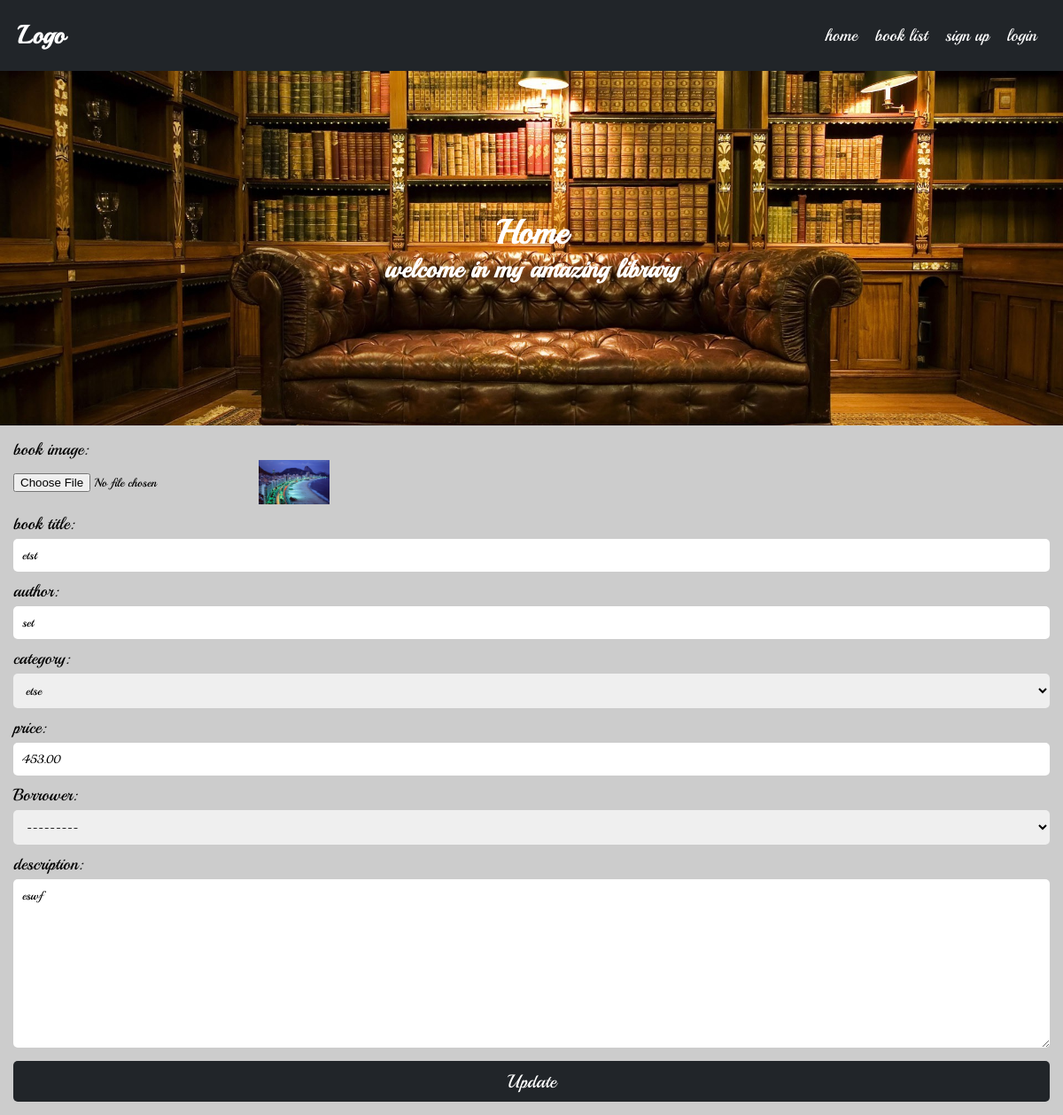
/books/update/sdfsdaf/, run on an earlier commit of the app's database.
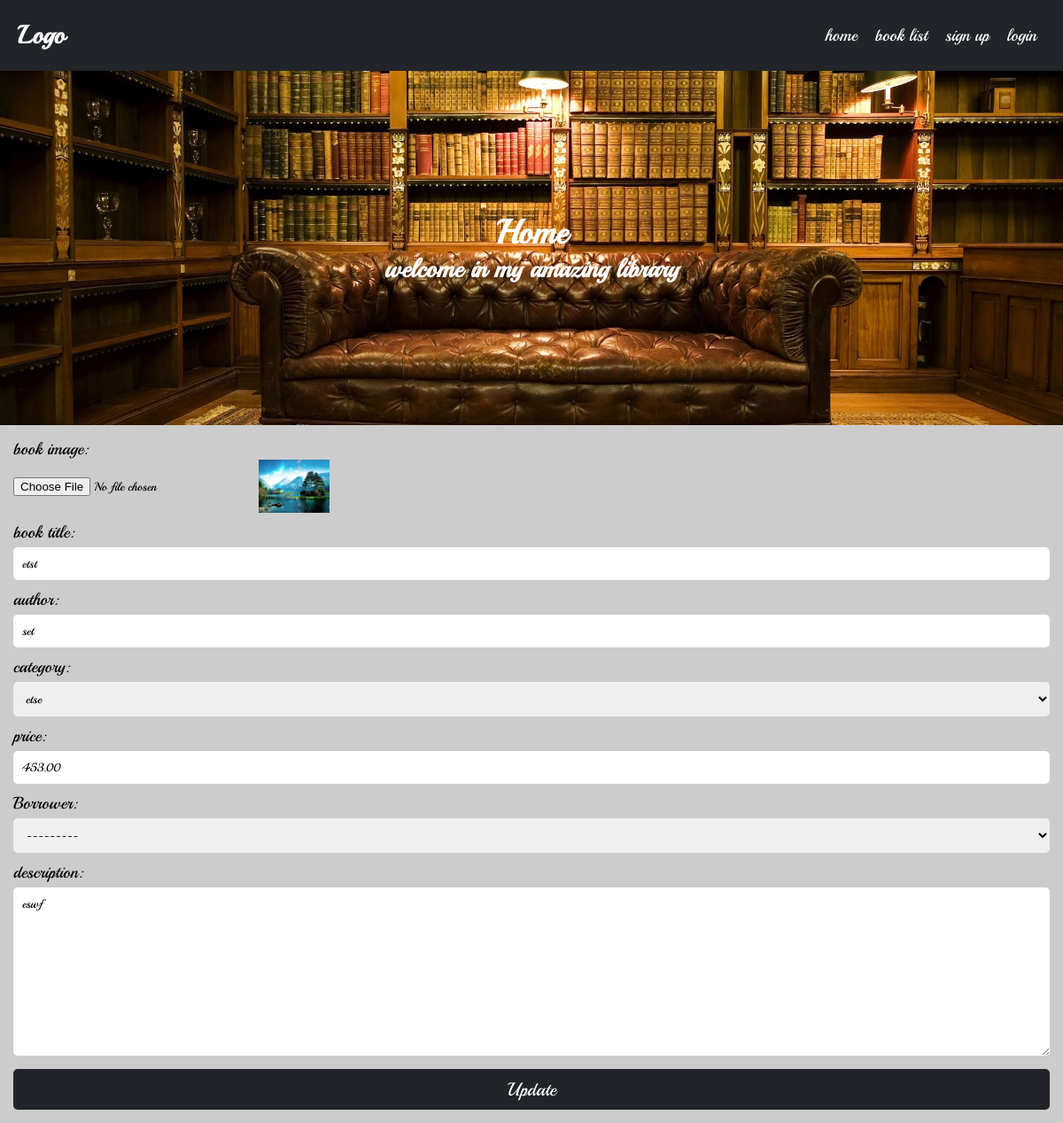
And on a later commit of the database.
### books/models.py (models this page shows, shortened)
class Book(BasicModel):
    uploaded_by = models.ForeignKey(User, on_delete=models.CASCADE, related_name='books')
    category = models.ForeignKey(Category, on_delete=models.CASCADE, related_name='books')
    viewers = models.ManyToManyField(User, through=Viewers, related_name='viewed_books')
    title = models.CharField(max_length=100)
    author = models.CharField(max_length=100)
    price = models.DecimalField(max_digits=5, decimal_places=2)
    description = models.TextField()
    borrower = models.ForeignKey(User, on_delete=models.SET_NULL, related_name='borrowed_books', null=True, blank=True)
    objects = BookManager()
    class Meta:
        verbose_name = 'Book'
        verbose_name_plural = 'Books'

class BookImage(BasicModel):
    image = models.ImageField(upload_to=book_cover_path, null=True, blank=True)
    book = models.OneToOneField(Book, on_delete=models.CASCADE, related_name='image', null=True, blank=True)
    class Meta:
        verbose_name = 'Book Image'
        verbose_name_plural = 'Book Images'
    @property
    def url(self):
        return self.image.url

### books/views.py (the view, shortened to what this page needs)
# urls.py: path('update/<slug:slug>/', views.BookUpdateView.as_view(), name='update_book'),
class BookUpdateView(UpdateView):
    model = Book
    form_class = UpdateBookForm
    template_name = 'books/update_book.html'
    def get_queryset(self):
        return Book.objects.active().filter(slug=self.kwargs['slug'])

### books/forms.py
class UpdateBookForm(forms.ModelForm):
    title = forms.CharField(max_length=100, required=True,widget=forms.TextInput(attrs={'placeholder': 'Enter the book title'}))
    author = forms.CharField(max_length=100, required=True,widget=forms.TextInput(attrs={'placeholder': 'Enter the book author'}))
    price = forms.DecimalField(max_digits=10, decimal_places=2, required=True,widget=forms.NumberInput(attrs={'placeholder': 'Enter the book price'}))
    description = forms.CharField(max_length=500, required=True,widget=forms.Textarea(attrs={'placeholder': 'Enter the book description'}))
    image = forms.FileField(required=False,widget=forms.FileInput(attrs={'placeholder': 'Upload the book image'}))
    class Meta:
        model = Book
        fields = ('title', 'author', 'price', 'category', 'description', 'image','borrower')

### books/models.py (called while the page is built)
    def get_queryset(self):
        return queryset(self.model, using=self._db)

    def active(self):
        return self.get_queryset().filter(active=True)

### categories/models.py (called while the page is built)
    def __str__(self):
        return self.title

### templates/books/update_book.html (shortened to what this page needs)
{% extends "base.html" %}
{% load static %}
{% block content %}
<form class="form" method="post" enctype="multipart/form-data">
    <div class="input-container">
        <label for="bookImage">book image:</label>
        <div style="display: flex;align-items: center">
            {{form.image}}
            <img src="{{form.instance.image.url}}" width="80">
        </div>
    </div>
    <div class="input-container">
        <label for="bookTitle">book title:</label>
        {{form.title}}
    </div>
    <div class="input-container">
        <label for="bookAuthor">author:</label>
        {{form.author}}
    </div>
    <div class="input-container">
        <label for="bookCategory">category:</label>
        {{form.category}}
    </div>
    <div class="input-container">
        <label for="bookPrice">price:</label>
        {{form.price}}
    </div>
    <div class="input-container">
        <label for="bookStatus">Borrower:</label>
        {{form.borrower}}
    </div>
    <div class="input-container">
        <label for="bookDescription">description:</label>
        {{form.description}}
    </div>
    <input type="submit" value="Update" id="update-book-button" class="btn-6 btn-dark">
</form>
{% endblock %}

What changed in the data, as far as the page shows it:
changed Book "etst": instance.image: a different picture
